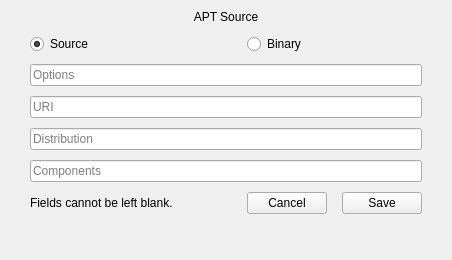
<?xml version="1.0" encoding="UTF-8"?>
<ui version="4.0">
 <class>APTSourceEdit</class>
 <widget class="QDialog" name="APTSourceEdit">
  <property name="geometry">
   <rect>
    <x>0</x>
    <y>0</y>
    <width>452</width>
    <height>260</height>
   </rect>
  </property>
  <property name="windowTitle">
   <string>APT Source Edit</string>
  </property>
  <layout class="QGridLayout" name="gridLayout">
   <property name="leftMargin">
    <number>30</number>
   </property>
   <property name="topMargin">
    <number>10</number>
   </property>
   <property name="rightMargin">
    <number>30</number>
   </property>
   <property name="bottomMargin">
    <number>15</number>
   </property>
   <property name="horizontalSpacing">
    <number>15</number>
   </property>
   <property name="verticalSpacing">
    <number>10</number>
   </property>
   <item row="0" column="0" colspan="4">
    <widget class="QLabel" name="lblTitle">
     <property name="accessibleName">
      <string>dialog-title</string>
     </property>
     <property name="text">
      <string>APT Source</string>
     </property>
     <property name="alignment">
      <set>Qt::AlignCenter</set>
     </property>
    </widget>
   </item>
   <item row="6" column="0" colspan="4">
    <widget class="QLineEdit" name="txtComponents">
     <property name="placeholderText">
      <string>Components</string>
     </property>
    </widget>
   </item>
   <item row="3" column="0" colspan="4">
    <widget class="QLineEdit" name="txtOptions">
     <property name="placeholderText">
      <string>Options</string>
     </property>
    </widget>
   </item>
   <item row="7" column="2" alignment="Qt::AlignRight">
    <widget class="QPushButton" name="btnCancel">
     <property name="cursor">
      <cursorShape>PointingHandCursor</cursorShape>
     </property>
     <property name="focusPolicy">
      <enum>Qt::NoFocus</enum>
     </property>
     <property name="accessibleName">
      <string>danger</string>
     </property>
     <property name="text">
      <string>Cancel</string>
     </property>
     <property name="default">
      <bool>false</bool>
     </property>
    </widget>
   </item>
   <item row="7" column="0">
    <widget class="QLabel" name="lblErrorMsg">
     <property name="sizePolicy">
      <sizepolicy hsizetype="Expanding" vsizetype="Preferred">
       <horstretch>0</horstretch>
       <verstretch>0</verstretch>
      </sizepolicy>
     </property>
     <property name="text">
      <string>Fields cannot be left blank. </string>
     </property>
    </widget>
   </item>
   <item row="4" column="0" colspan="4">
    <widget class="QLineEdit" name="txtUri">
     <property name="placeholderText">
      <string>URI</string>
     </property>
    </widget>
   </item>
   <item row="7" column="3" alignment="Qt::AlignRight">
    <widget class="QPushButton" name="btnSave">
     <property name="cursor">
      <cursorShape>PointingHandCursor</cursorShape>
     </property>
     <property name="focusPolicy">
      <enum>Qt::NoFocus</enum>
     </property>
     <property name="accessibleName">
      <string>primary</string>
     </property>
     <property name="text">
      <string>Save</string>
     </property>
     <property name="default">
      <bool>false</bool>
     </property>
    </widget>
   </item>
   <item row="8" column="0" colspan="4">
    <spacer name="verticalSpacer">
     <property name="orientation">
      <enum>Qt::Vertical</enum>
     </property>
     <property name="sizeHint" stdset="0">
      <size>
       <width>347</width>
       <height>4</height>
      </size>
     </property>
    </spacer>
   </item>
   <item row="5" column="0" colspan="4">
    <widget class="QLineEdit" name="txtDistribution">
     <property name="placeholderText">
      <string>Distribution</string>
     </property>
    </widget>
   </item>
   <item row="1" column="0" colspan="2">
    <widget class="QRadioButton" name="radioSource">
     <property name="sizePolicy">
      <sizepolicy hsizetype="Expanding" vsizetype="Fixed">
       <horstretch>0</horstretch>
       <verstretch>0</verstretch>
      </sizepolicy>
     </property>
     <property name="cursor">
      <cursorShape>PointingHandCursor</cursorShape>
     </property>
     <property name="focusPolicy">
      <enum>Qt::NoFocus</enum>
     </property>
     <property name="text">
      <string>Source</string>
     </property>
     <property name="checked">
      <bool>true</bool>
     </property>
     <attribute name="buttonGroup">
      <string notr="true">debTypeGroup</string>
     </attribute>
    </widget>
   </item>
   <item row="1" column="2" colspan="2">
    <widget class="QRadioButton" name="radioBinary">
     <property name="sizePolicy">
      <sizepolicy hsizetype="Expanding" vsizetype="Fixed">
       <horstretch>0</horstretch>
       <verstretch>0</verstretch>
      </sizepolicy>
     </property>
     <property name="cursor">
      <cursorShape>PointingHandCursor</cursorShape>
     </property>
     <property name="focusPolicy">
      <enum>Qt::NoFocus</enum>
     </property>
     <property name="text">
      <string>Binary</string>
     </property>
     <attribute name="buttonGroup">
      <string notr="true">debTypeGroup</string>
     </attribute>
    </widget>
   </item>
   <item row="7" column="1">
    <spacer name="horizontalSpacer">
     <property name="orientation">
      <enum>Qt::Horizontal</enum>
     </property>
     <property name="sizeHint" stdset="0">
      <size>
       <width>40</width>
       <height>20</height>
      </size>
     </property>
    </spacer>
   </item>
  </layout>
 </widget>
 <tabstops>
  <tabstop>txtOptions</tabstop>
  <tabstop>txtUri</tabstop>
  <tabstop>txtDistribution</tabstop>
  <tabstop>txtComponents</tabstop>
 </tabstops>
 <resources/>
 <connections/>
 <buttongroups>
  <buttongroup name="debTypeGroup"/>
 </buttongroups>
</ui>
